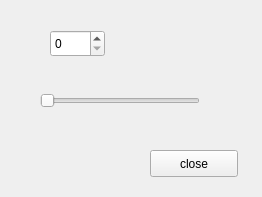
<?xml version="1.0" encoding="UTF-8"?>
<ui version="4.0">
 <class>Widget</class>
 <widget class="QWidget" name="Widget">
  <property name="geometry">
   <rect>
    <x>0</x>
    <y>0</y>
    <width>262</width>
    <height>197</height>
   </rect>
  </property>
  <property name="windowTitle">
   <string>Widget</string>
  </property>
  <widget class="QPushButton" name="closeButton">
   <property name="geometry">
    <rect>
     <x>150</x>
     <y>150</y>
     <width>88</width>
     <height>27</height>
    </rect>
   </property>
   <property name="text">
    <string>close</string>
   </property>
  </widget>
  <widget class="QSpinBox" name="spinBox">
   <property name="geometry">
    <rect>
     <x>50</x>
     <y>30</y>
     <width>55</width>
     <height>27</height>
    </rect>
   </property>
  </widget>
  <widget class="QSlider" name="horizontalSlider">
   <property name="geometry">
    <rect>
     <x>40</x>
     <y>90</y>
     <width>160</width>
     <height>21</height>
    </rect>
   </property>
   <property name="orientation">
    <enum>Qt::Horizontal</enum>
   </property>
  </widget>
 </widget>
 <layoutdefault spacing="6" margin="11"/>
 <resources/>
 <connections/>
</ui>
